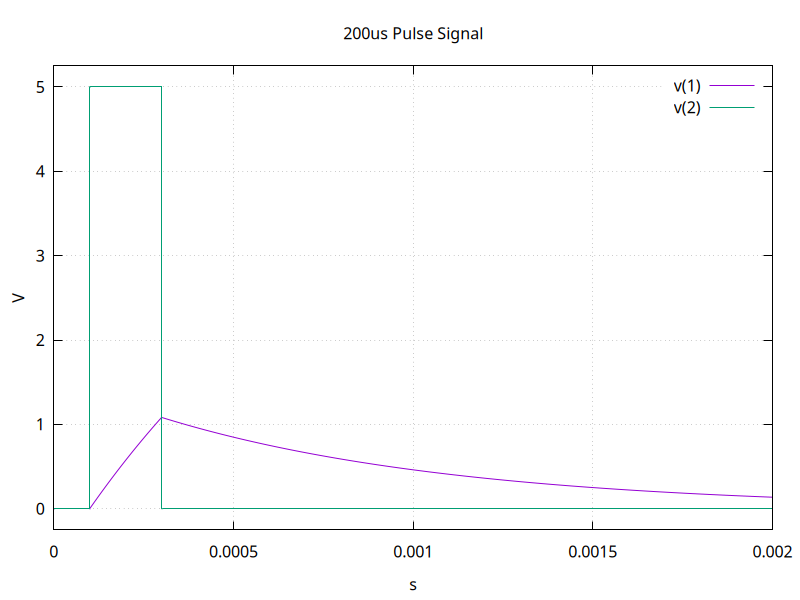

This chart was generated by the following gnuplot code:
set terminal pngcairo size 800,600
set output 'pulse2.png'
set encoding utf8
set termoption noenhanced
set title "200us Pulse Signal"
set xlabel "s"
set ylabel "V"
set grid
unset logscale x 
set xrange [0.000000e+00:2.000000e-03]
unset logscale y 
set yrange [-2.500000e-01:5.250000e+00]
set format y "%g"
set format x "%g"
# wrdata format: Col 1=Time, 2=v(1), 3=Time, 4=v(2)
plot 'pulse2_data.txt' using 1:2 with lines lw 1 title "v(1)",\
'pulse2_data.txt' using 3:4 with lines lw 1 title "v(2)"
